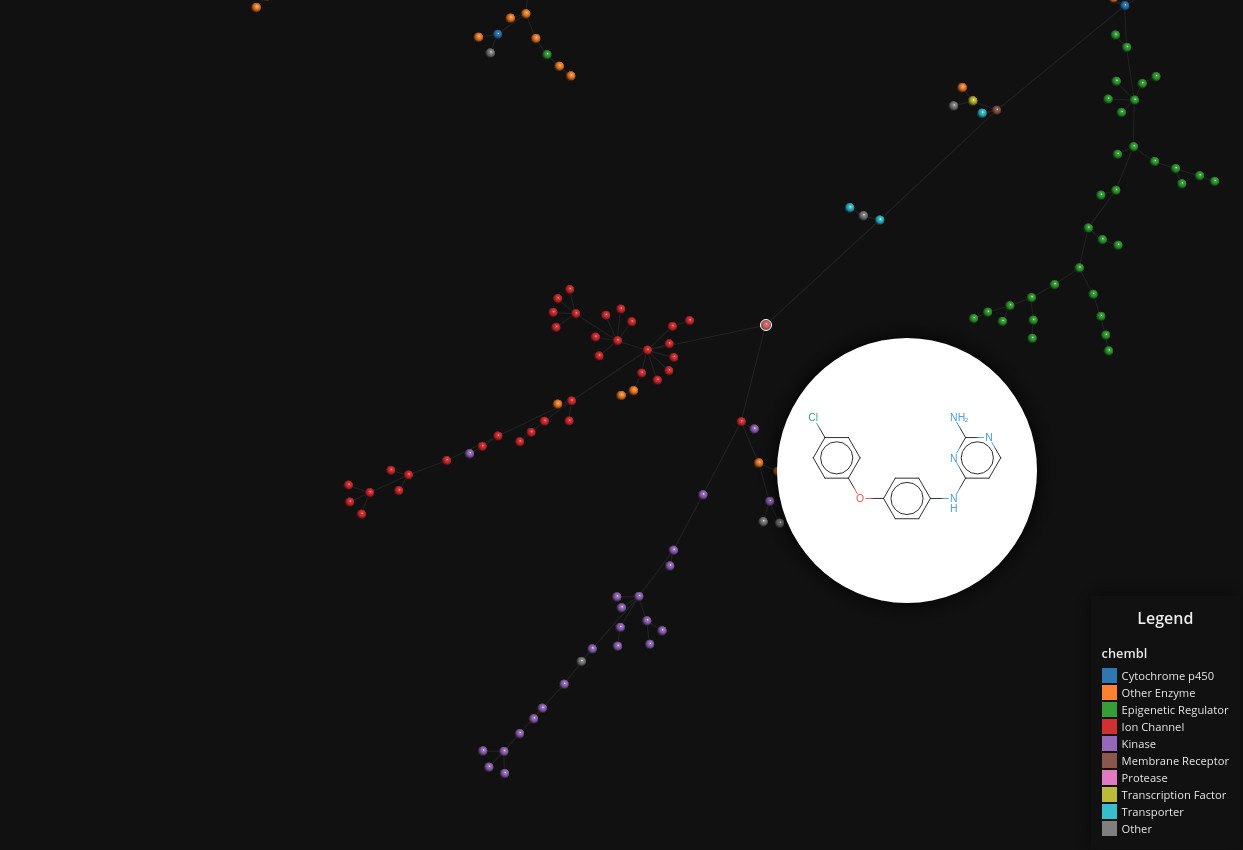

Recreate this plot in Python.
import pickle
from timeit import default_timer as timer

import numpy as np
import pandas as pd
import tmap as tm

from faerun import Faerun


def main():
    """ Main function """

    dims = 512
    lf = tm.LSHForest(dims, 128, store=True)

    # Due to the large data size (> 1GB) the following files are not provided directly
    smiles, target_class, activity, chembl_id = pickle.load(open("chembl.pickle", "rb"))
    lf.restore("chembl.dat")

    target_class_map = dict(
        [(y, x + 1) for x, y in enumerate(sorted(set(target_class)))]
    )

    classes = [
        "enzyme",
        "kinase",
        "protease",
        "cytochrome p450",
        "ion channel",
        "transporter",
        "transcription factor",
        "membrane receptor",
        "epigenetic regulator",
    ]

    i = 0
    for key, value in target_class_map.items():
        if key not in classes:
            target_class_map[key] = 7
        else:
            target_class_map[key] = i
            i += 1
            if i == 7:
                i = 8

    for i in [1]:
        for j in [0]:
            cfg = tm.LayoutConfiguration()
            cfg.node_size = 1 / 70

            start = timer()
            x, y, s, t, _ = tm.layout_from_lsh_forest(lf, cfg)
            end = timer()
            print(end - start)

            activity = np.array(activity)
            activity = np.maximum(0.0, activity)
            activity = np.minimum(100.0, activity)
            activity = 10.0 - activity

            legend_labels = [
                (0, "Cytochrome p450"),
                (1, "Other Enzyme"),
                (2, "Epigenetic Regulator"),
                (3, "Ion Channel"),
                (4, "Kinase"),
                (5, "Membrane Receptor"),
                (6, "Protease"),
                (8, "Transcription Factor"),
                (9, "Transporter"),
                (7, "Other"),
            ]

            vals = [int(target_class_map[x]) for x in target_class]

            faerun = Faerun(view="front", coords=False, title="ChEMBL")
            faerun.add_scatter(
                "chembl",
                {"x": x, "y": y, "c": vals, "labels": smiles},
                colormap="tab10",
                point_scale=2.5,
                max_point_size=10,
                has_legend=True,
                categorical=True,
                legend_labels=legend_labels,
            )
            faerun.add_tree(
                "chembl_tree",
                {"from": s, "to": t},
                point_helper="chembl",
                color="#222222",
            )

            faerun.plot("chembl" + str(i) + str(j), template="smiles")


if __name__ == "__main__":
    main()
